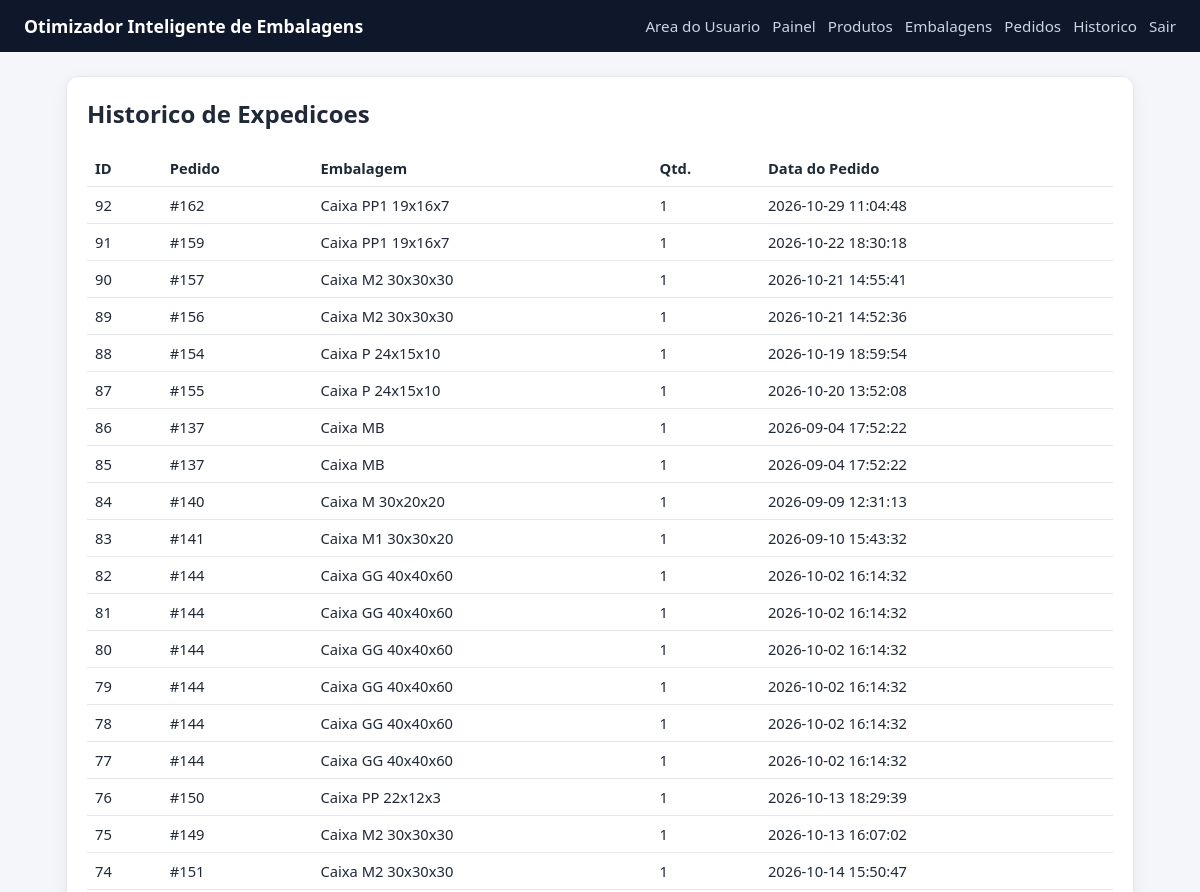
Before: /history (signed in, upper part) with the older database file.
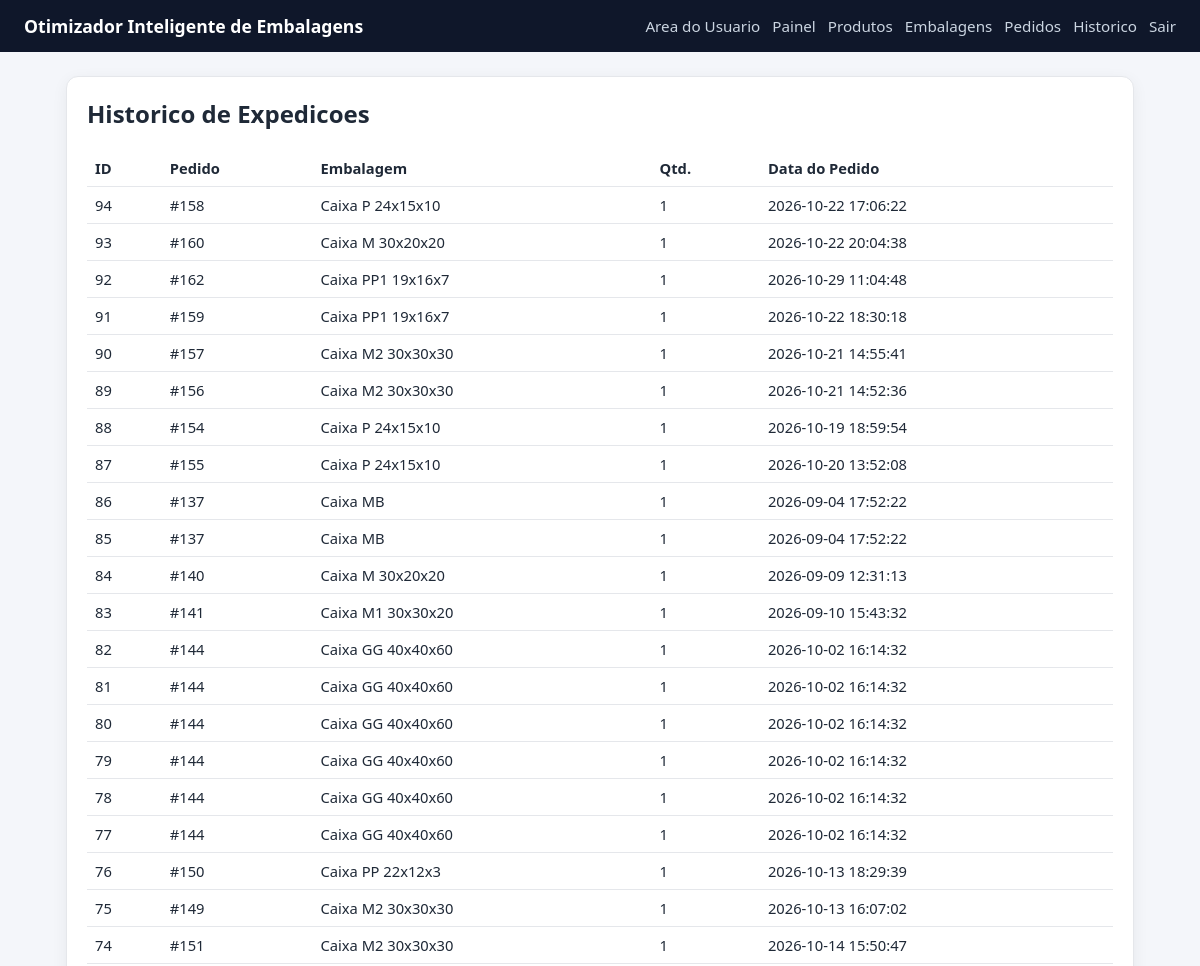
After: the same page with the newer database file.
### tables this page shows
CREATE TABLE shipment_history (
                id INTEGER PRIMARY KEY AUTOINCREMENT,
                order_id INTEGER NOT NULL,
                box_id INTEGER NOT NULL, quantity INTEGER NOT NULL DEFAULT 1, assignments_json TEXT,
                FOREIGN KEY(order_id) REFERENCES orders(id),
                FOREIGN KEY(box_id) REFERENCES boxes(id)
            );

CREATE TABLE boxes (
                id INTEGER PRIMARY KEY AUTOINCREMENT,
                name TEXT NOT NULL UNIQUE,
                length_cm REAL NOT NULL,
                width_cm REAL NOT NULL,
                height_cm REAL NOT NULL,
                max_weight REAL NOT NULL
            , is_active INTEGER NOT NULL DEFAULT 1, max_capacity_weight REAL);

CREATE TABLE orders (
                id INTEGER PRIMARY KEY AUTOINCREMENT,
                created_at TEXT NOT NULL DEFAULT CURRENT_TIMESTAMP
            );

### app_volum.py (the view)
@app.route("/history", methods=["GET"])
@admin_required
def history():
    rows = list_shipment_history(DB_PATH)
    return render_template("history.html", history=rows)

### app_volum.py (called while the page is built)
def admin_required(view_func):
    @wraps(view_func)
    def _wrapped(*args, **kwargs):
        if not session.get("is_admin"):
            next_url = request.path
            return redirect(url_for("admin_login", next=next_url))
        return view_func(*args, **kwargs)
    return _wrapped

### database.py (called while the page is built)
def get_connection(db_path):
    conn = sqlite3.connect(db_path)
    conn.row_factory = sqlite3.Row
    return conn

def list_shipment_history(db_path):
    with closing(get_connection(db_path)) as conn:
        rows = conn.execute(
            """
            SELECT
                sh.id,
                sh.order_id,
                sh.box_id,
                sh.quantity,
                o.created_at,
                b.name AS box_name
            FROM shipment_history sh
            JOIN orders o ON o.id = sh.order_id
            JOIN boxes b ON b.id = sh.box_id
            ORDER BY sh.id DESC
            """
        ).fetchall()
    return rows

### templates/history.html
{% extends 'base.html' %}
{% block content %}
<section class="card">
    <h2>Historico de Expedicoes</h2>
    <table>
        <thead>
            <tr><th>ID</th><th>Pedido</th><th>Embalagem</th><th>Qtd.</th><th>Data do Pedido</th></tr>
        </thead>
        <tbody>
        {% for row in history %}
            <tr>
                <td>{{ row['id'] }}</td>
                <td>#{{ row['order_id'] }}</td>
                <td>{{ row['box_name'] }}</td>
                <td>{{ row['quantity'] }}</td>
                <td>{{ row['created_at'] }}</td>
            </tr>
        {% else %}
            <tr><td colspan="5">Ainda nao ha historico de expedicoes.</td></tr>
        {% endfor %}
        </tbody>
    </table>
</section>
{% endblock %}

### templates/base.html (shortened to what this page needs)
<!doctype html>
<html lang="pt-BR">
<head>
    <link rel="stylesheet" href="{{ url_for('static', filename='style.css') }}">
</head>
<body>
    <header class="topbar">
        <h1>Otimizador Inteligente de Embalagens</h1>
        <nav>
            <a href="{{ url_for('user_upload') }}">Area do Usuario</a>
            {% if session.get('is_admin') %}
                <a href="{{ url_for('admin_dashboard') }}">Painel</a>
                <a href="{{ url_for('products') }}">Produtos</a>
                <a href="{{ url_for('boxes') }}">Embalagens</a>
                <a href="{{ url_for('orders') }}">Pedidos</a>
                <a href="{{ url_for('history') }}">Historico</a>
                <a href="{{ url_for('admin_logout') }}">Sair</a>
            {% else %}
                <a href="{{ url_for('admin_login') }}">Acesso Admin</a>
            {% endif %}
        </nav>
    </header>
    <main class="container">
        {% block content %}{% endblock %}
    </main>
</body>
</html>

### static/style.css (style rules this page uses)
* { box-sizing: border-box; }
body { margin: 0; font-family: Segoe UI, Tahoma, sans-serif; background: #f4f6fa; color: #1f2937; }
.topbar { background: #0f172a; color: #fff; padding: 14px 24px; display: flex; justify-content: space-between; align-items: center; gap: 16px; flex-wrap: wrap; }
.topbar h1 { margin: 0; font-size: 1.1rem; }
.topbar nav { display: flex; gap: 12px; flex-wrap: wrap; }
.topbar nav a { color: #cbd5e1; text-decoration: none; font-size: 0.95rem; }
.container { max-width: 1100px; margin: 24px auto; padding: 0 16px; }
.card { background: #fff; border-radius: 12px; padding: 20px; border: 1px solid #e5e7eb; box-shadow: 0 4px 16px rgba(15, 23, 42, 0.06); margin-bottom: 18px; }
h2, h3 { margin-top: 0; }
table { width: 100%; border-collapse: collapse; margin-top: 12px; }
th, td { border-bottom: 1px solid #e5e7eb; text-align: left; padding: 8px; font-size: 0.92rem; }

Changed rows visible on the page:
added shipment_history: id "94", order_id "158", box_name "Caixa P 24x15x10", quantity "1", created_at "2026-10-22 17:06:22"
added shipment_history: id "93", order_id "160", box_name "Caixa M 30x20x20", quantity "1", created_at "2026-10-22 20:04:38"
